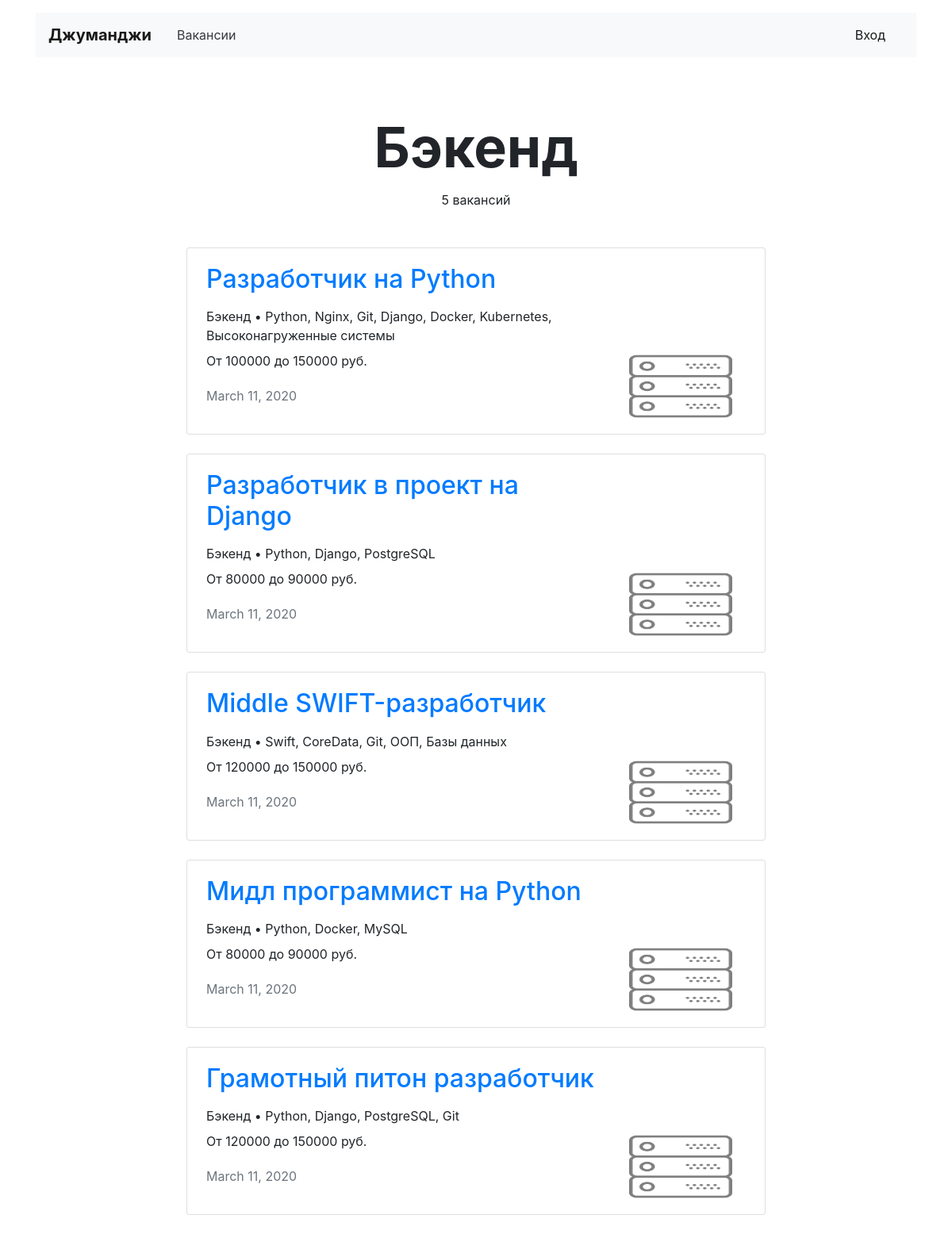
Page /vacancies/cat/backend on the committed database.
### vacancy/models.py (models this page shows, shortened)
class Specialty(models.Model):
    code = models.CharField(max_length=20)
    title = models.CharField(max_length=120)
    picture = models.ImageField(upload_to=MEDIA_SPECIALITY_IMAGE_DIR)

class Vacancy(models.Model):
    title = models.CharField(max_length=120)
    specialty = models.ForeignKey(Specialty, on_delete=models.CASCADE, related_name='vacancies')
    company = models.ForeignKey(Company, on_delete=models.CASCADE, related_name='vacancies')
    skills = models.CharField(max_length=120)
    description = models.TextField()
    salary_min = models.IntegerField()
    salary_max = models.IntegerField()
    published_at = models.DateField()

### vacancy/views.py (the view)
# urls.py: path('vacancies/cat/<str:categories>', vacancies_categories_view, name='vacancies_cat'),
def vacancies_categories_view(request, categories):
    category = get_object_or_404(Specialty, code=categories)
    title = category.title
    vacancies = Vacancy.objects.filter(specialty__code=categories)
    count_vacancy = Vacancy.objects.filter(specialty__code=categories).count()
    return render(request, 'vacancies.html', context={
        'title': title,
        'category': category,
        'vacancies': vacancies,
        'count_vacancy': count_vacancy,
    })

### vacancy/templatetags/ru_pluralize.py (called while the page is built)
@register.filter()
def ru_pluralize(number: Union[int, str], args: str = 'вакансия,вакансии,вакансий'):
    nom_sing, gen_sing, gen_plur = args.split(',')
    number = abs(int(number))
    if 10 <= number % 100 <= 20:
        return f'{ number } { gen_plur }'
    if number % 10 == 1:
        return f'{ number } { nom_sing }'
    if 2 <= number % 10 <= 4:
        return f'{ number } { gen_sing }'
    return f'{number} {gen_plur}'

### vacancy/templates/vacancies.html (shortened to what this page needs)
{% extends 'base.html' %}
{% block container %}
{% load ru_pluralize %}
  <main class="container mt-3">
    <section>
      <h1 class="h1 text-center mx-auto mt-4 pt-5" style="font-size: 70px;"><strong>{{title}}</strong></h1>
      <p class="text-center pt-1"> {{count_vacancy|ru_pluralize:'вакансия,вакансии,вакансий'}} </p>
      <div class="row mt-5">
        <div class="col-12 col-lg-8 offset-lg-2 m-auto">
          {% for vacancy in vacancies %}
          <div class="card mb-4">
             <div class="card-body px-4">
              <div class="row">
                <div class="col-12 col-md-8 col-lg-9">
                  <h2 class="h2 pb-2"><a href="{% url 'vacancy' vacancy.id %}" class="mb-1">{{vacancy.title}}</a></h2>
                  <p class="mb-2">{{vacancy.specialty.title}} • {{ vacancy.skills }}</p>
                  <p>От {{ vacancy.salary_min }} до {{ vacancy.salary_max }} руб.</p>
                  <p class="text-muted pt-1">{{ vacancy.published_at }}</p>
                </div>
                <div class="col-12 col-md-4 col-lg-3 d-flex align-items-end">
                  <a href="#"><img src="{{ vacancy.specialty.picture.url }}" width="130" height="80" alt=""></a>
                </div>
              </div>
            </div>
          </div>{% endfor %}
        </div>
      </div>
    </section>
  </main>
{% endblock %}

### rows in the picture
Specialty: title "Бэкенд"
Vacancy: title "Разработчик на Python", specialty "Бэкенд", skills "Python, Nginx, Git, Django, Docker, Kubernetes, Высоконагруженные системы", salary_min "100000", salary_max "150000", published_at "March 11, 2020", specialty.picture (picture)
Vacancy: title "Разработчик в проект на Django", specialty "Бэкенд", skills "Python, Django, PostgreSQL", salary_min "80000", salary_max "90000", published_at "March 11, 2020", specialty.picture (picture)
Vacancy: title "Middle SWIFT-разработчик", specialty "Бэкенд", skills "Swift, CoreData, Git, ООП, Базы данных", salary_min "120000", salary_max "150000", published_at "March 11, 2020", specialty.picture (picture)
Vacancy: title "Мидл программист на Python", specialty "Бэкенд", skills "Python, Docker, MySQL", salary_min "80000", salary_max "90000", published_at "March 11, 2020", specialty.picture (picture)
Vacancy: title "Грамотный питон разработчик", specialty "Бэкенд", skills "Python, Django, PostgreSQL, Git", salary_min "120000", salary_max "150000", published_at "March 11, 2020", specialty.picture (picture)

### other values in the picture
{{ count_vacancy|ru_pluralize:'вакансия,вакансии,вакансий' }} "5 вакансий"
